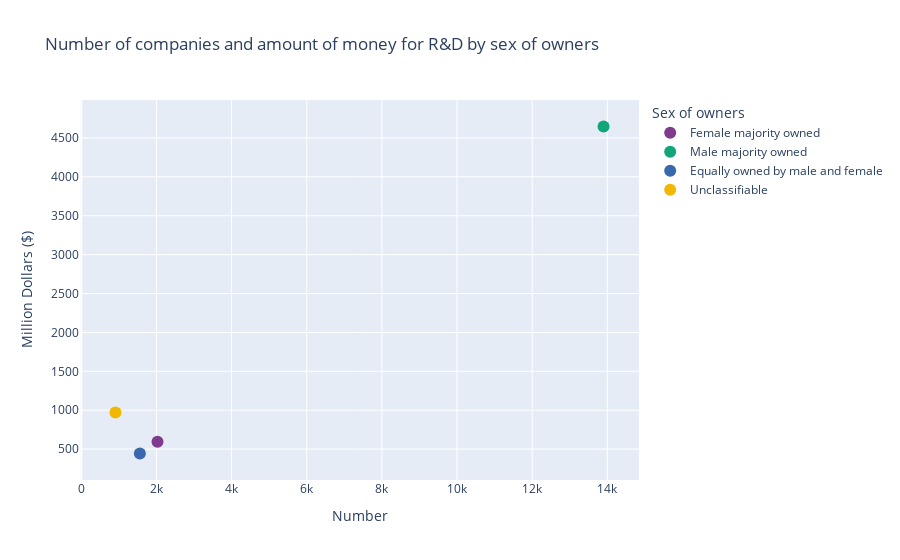

The notebook cell saved with this chart:
### Code cell
# Number and dollar
df = pd.read_excel("https://ncses.nsf.gov/pubs/nsf21303/assets/data-tables/tables/nsf21303-tab003.xlsx", skiprows = [0, 1, 2, 3, 4], usecols= [0, 1, 3] )
df.columns = ['Sex of owners', 'Number', 'Million Dollars ($)']
df.set_index('Sex of owners', inplace=True)
df['Million Dollars ($)'] = df['Million Dollars ($)'].div(1000)
df.reset_index(inplace = True)
df.head()
df.dtypes
fig = px.scatter( df, x="Number", y="Million Dollars ($)", color="Sex of owners", size='Million Dollars ($)',
                 color_discrete_sequence=px.colors.qualitative.Bold, title= "Number of companies and amount of money for R&D by sex of owners")
fig.update_traces(marker=dict(size=12),selector=dict(mode='markers'))

fig.show()

### Figure 1 — Plotly figure (JSON) as saved in the notebook; plotly's stock layout.template omitted (floating-point values rounded to 4 significant figures)
{"data": [{"hovertemplate": "Sex of owners=Female majority owned<br>Number=%{x}<br>Million Dollars ($)=%{marker.size}<extra></extra>", "legendgroup": "Female majority owned", "marker": {"color": "rgb(127, 60, 141)", "size": 12, "sizemode": "area", "sizeref": 11.62, "symbol": "circle"}, "mode": "markers", "name": "Female majority owned", "orientation": "v", "showlegend": true, "type": "scatter", "x": [2028], "xaxis": "x", "y": [594.5], "yaxis": "y"}, {"hovertemplate": "Sex of owners=Male majority owned<br>Number=%{x}<br>Million Dollars ($)=%{marker.size}<extra></extra>", "legendgroup": "Male majority owned", "marker": {"color": "rgb(17, 165, 121)", "size": 12, "sizemode": "area", "sizeref": 11.62, "symbol": "circle"}, "mode": "markers", "name": "Male majority owned", "orientation": "v", "showlegend": true, "type": "scatter", "x": [13899], "xaxis": "x", "y": [4647.0], "yaxis": "y"}, {"hovertemplate": "Sex of owners=Equally owned by male and female<br>Number=%{x}<br>Million Dollars ($)=%{marker.size}<extra></extra>", "legendgroup": "Equally owned by male and female", "marker": {"color": "rgb(57, 105, 172)", "size": 12, "sizemode": "area", "sizeref": 11.62, "symbol": "circle"}, "mode": "markers", "name": "Equally owned by male and female", "orientation": "v", "showlegend": true, "type": "scatter", "x": [1559], "xaxis": "x", "y": [444.0], "yaxis": "y"}, {"hovertemplate": "Sex of owners=Unclassifiable<br>Number=%{x}<br>Million Dollars ($)=%{marker.size}<extra></extra>", "legendgroup": "Unclassifiable", "marker": {"color": "rgb(242, 183, 1)", "size": 12, "sizemode": "area", "sizeref": 11.62, "symbol": "circle"}, "mode": "markers", "name": "Unclassifiable", "orientation": "v", "showlegend": true, "type": "scatter", "x": [909], "xaxis": "x", "y": [970.1], "yaxis": "y"}], "layout": {"legend": {"itemsizing": "constant", "title": {"text": "Sex of owners"}, "tracegroupgap": 0}, "title": {"text": "Number of companies and amount of money for R&D by sex of owners"}, "xaxis": {"anchor": "y", "domain": [0, 1], "title": {"text": "Number"}}, "yaxis": {"anchor": "x", "domain": [0, 1], "title": {"text": "Million Dollars ($)"}}}}
